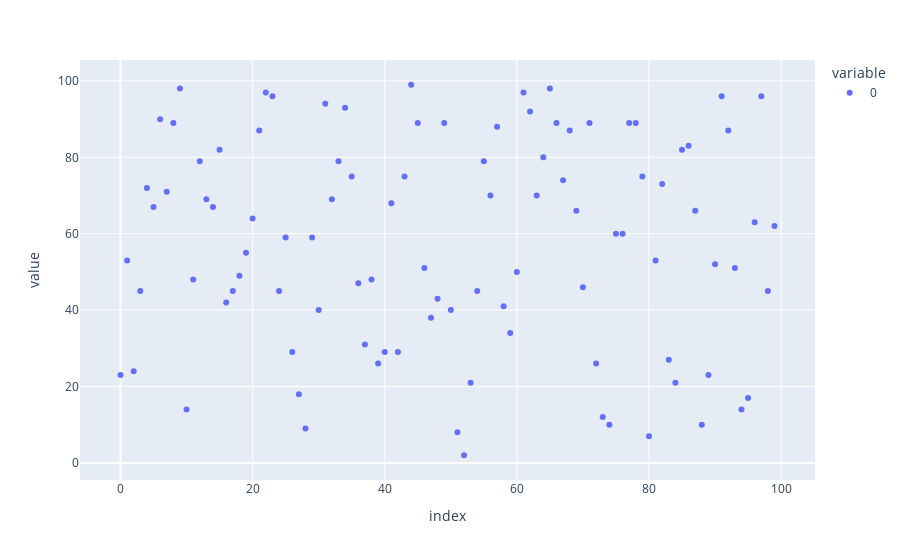

Notebook code for this chart:
### Markdown cell above
# Scatter Plot

### Code cell
import numpy as np

y = np.random.randint(1,100,100)

px.scatter(y)

### Figure 1 — Plotly figure (JSON) as saved in the notebook; plotly's stock layout.template omitted (floating-point values rounded to 4 significant figures)
{"data": [{"hovertemplate": "variable=0<br>index=%{x}<br>value=%{y}<extra></extra>", "legendgroup": "0", "marker": {"color": "#636efa", "symbol": "circle"}, "mode": "markers", "name": "0", "orientation": "v", "showlegend": true, "type": "scatter", "x": [0, 1, 2, 3, 4, 5, 6, 7, 8, 9, 10, 11, 12, 13, 14, 15, 16, 17, 18, 19, 20, 21, 22, 23, 24, 25, 26, 27, 28, 29, 30, 31, 32, 33, 34, 35, 36, 37, 38, 39, 40, 41, 42, 43, 44, 45, 46, 47, 48, 49, 50, 51, 52, 53, 54, 55, 56, 57, 58, 59, 60, 61, 62, 63, 64, 65, 66, 67, 68, 69, 70, 71, 72, 73, 74, 75, 76, 77, 78, 79, 80, 81, 82, 83, 84, 85, 86, 87, 88, 89, 90, 91, 92, 93, 94, 95, 96, 97, 98, 99], "xaxis": "x", "y": [23, 53, 24, 45, 72, 67, 90, 71, 89, 98, 14, 48, 79, 69, 67, 82, 42, 45, 49, 55, 64, 87, 97, 96, 45, 59, 29, 18, 9, 59, 40, 94, 69, 79, 93, 75, 47, 31, 48, 26, 29, 68, 29, 75, 99, 89, 51, 38, 43, 89, 40, 8, 2, 21, 45, 79, 70, 88, 41, 34, 50, 97, 92, 70, 80, 98, 89, 74, 87, 66, 46, 89, 26, 12, 10, 60, 60, 89, 89, 75, 7, 53, 73, 27, 21, 82, 83, 66, 10, 23, 52, 96, 87, 51, 14, 17, 63, 96, 45, 62], "yaxis": "y"}], "layout": {"legend": {"title": {"text": "variable"}, "tracegroupgap": 0}, "margin": {"t": 60}, "xaxis": {"anchor": "y", "domain": [0, 1], "title": {"text": "index"}}, "yaxis": {"anchor": "x", "domain": [0, 1], "title": {"text": "value"}}}}
